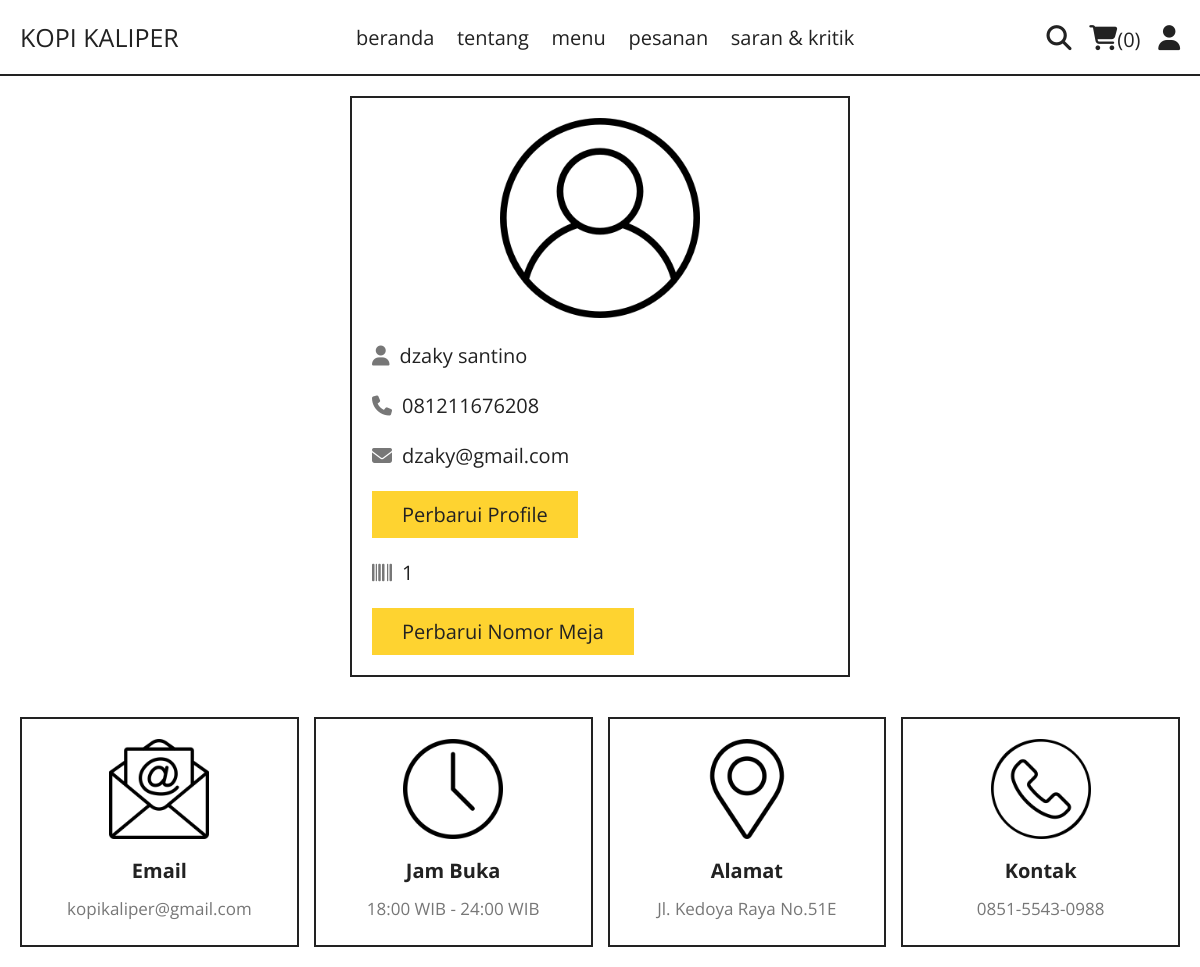
The app's page /profile.php (signed in) with its own data.
### tables this page shows
CREATE TABLE `users` (
  `id` int(100) NOT NULL,
  `nama` varchar(20) NOT NULL,
  `email` varchar(50) NOT NULL,
  `no_hp` varchar(13) NOT NULL,
  `password` varchar(50) NOT NULL,
  `no_meja` varchar(10) NOT NULL
);

### profile.php (the view, shortened to what this page needs)
<?php
include 'components/connect.php';
?>
<!DOCTYPE html>
<html lang="en">
<head>
   <link rel="stylesheet" href="https://cdnjs.cloudflare.com/ajax/libs/font-awesome/6.1.1/css/all.min.css">
   <link rel="stylesheet" href="css/style.css">
</head>
<body>
<?php include 'components/user_header.php'; ?>
<section class="user-details">
   <div class="user">
      <img src="images/user-icon.png" alt="">
      <p><i class="fas fa-user"></i><span><span><?= $fetch_profile['nama']; ?></span></span></p>
      <p><i class="fas fa-phone"></i><span><?= $fetch_profile['no_hp']; ?></span></p>
      <p><i class="fas fa-envelope"></i><span><?= $fetch_profile['email']; ?></span></p>
      <a href="update_profile.php" class="btn">perbarui profile</a>
      <p class="address"><i class="fa-solid fa-barcode"></i><span><?php if($fetch_profile['no_meja'] == ''){echo 'Tolong Isi Nomor Meja Anda!';}else{echo $fetch_profile['no_meja'];} ?></span></p>
      <a href="update_meja.php" class="btn">perbarui nomor meja</a>
   </div>
</section>
<?php include 'components/footer.php'; ?>
</body>
</html>

### css/style.css (style rules this page uses)
:root { --yellow:#fed330; --red:#e74c3c; --white:#fff; --black:#222; --light-color:#777; --border:.2rem solid var(--black); }
* { font-family: "Open Sans", sans-serif; margin:0; padding:0; box-sizing: border-box; outline: none; border: none; text-decoration: none; }
html { font-size: 62.5%; overflow-x: hidden; scroll-behavior: smooth; stop-opacity: 7rem; }
section { margin:0 auto; max-width: 1200px; padding:2rem; }
.btn, .delete-btn { margin-top: 1rem; display: inline-block; font-size: 2rem; padding:1rem 3rem; cursor: pointer; text-transform: capitalize; transition: .2s linear; }
.btn { background-color: var(--yellow); color:var(--black); }
.user-details .user { max-width: 50rem; margin:0 auto; border:var(--border); padding:2rem; }
.user-details .user img { width: 100%; height: 20rem; object-fit: contain; margin-bottom: 1rem; }
.user-details .user p { padding:1rem 0; line-height: 1.5; font-size: 2rem; }
.user-details .user p span { color:var(--black); }
.user-details .user p i { margin-right: 1rem; color:var(--light-color); }
.user-details .user .address { margin-top: 1rem; }

### records on screen
users: nama "dzaky santino", no_hp "081211676208", email "dzaky@gmail.com", no_meja "1"

### other values on screen
$total_cart_items "0"
